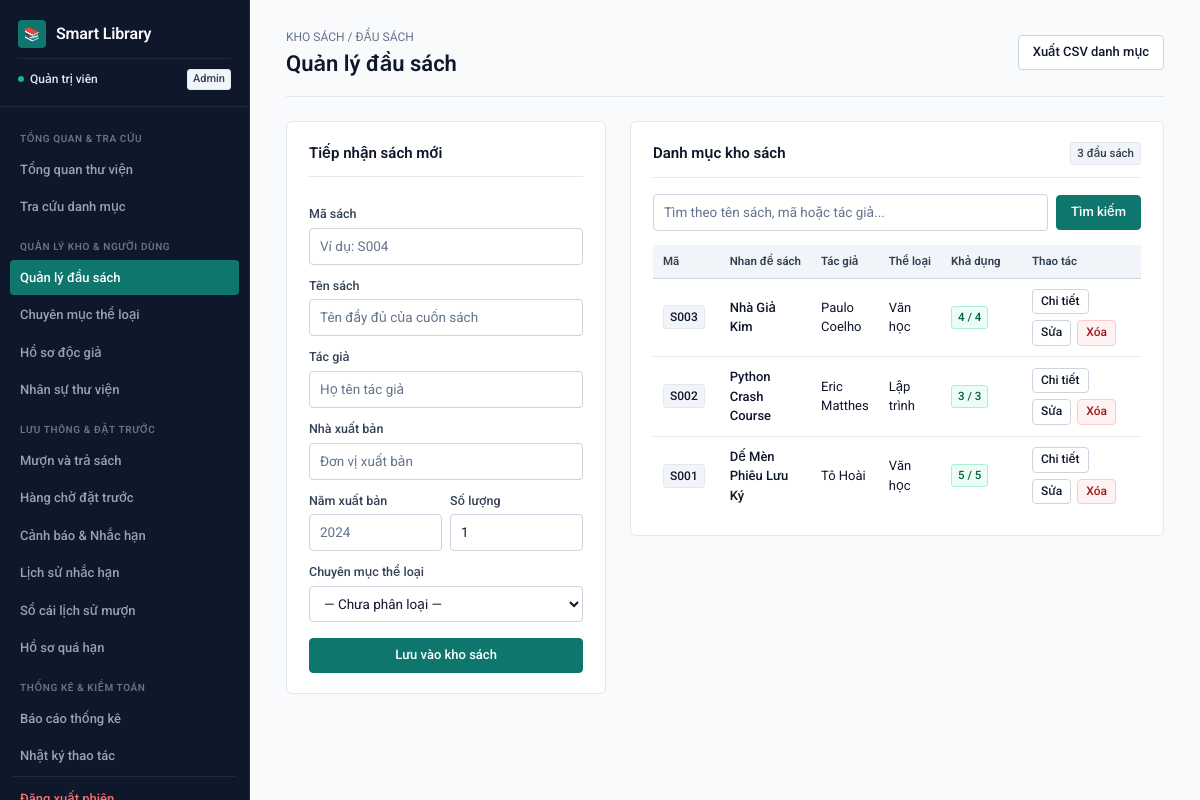
Before: /books (signed in) with the older database file.
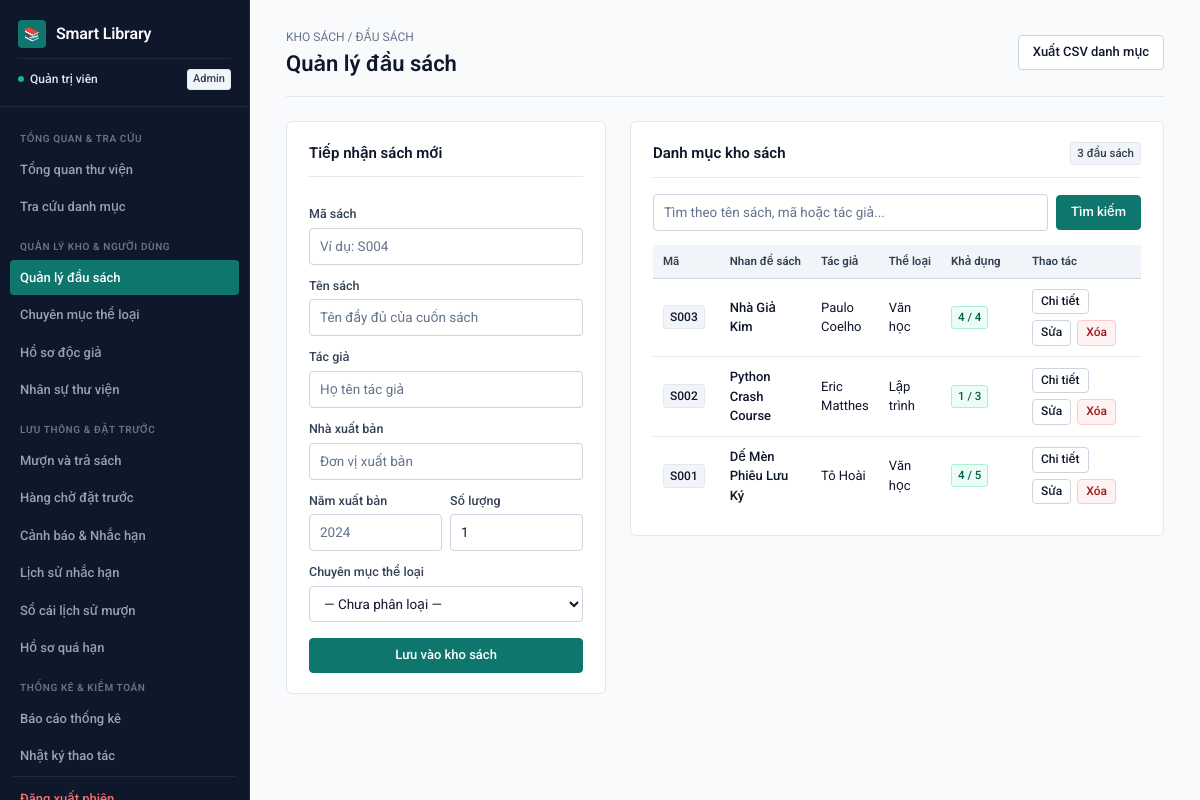
After: the same page with the newer database file.
### tables this page shows
CREATE TABLE books(
        id INTEGER PRIMARY KEY AUTOINCREMENT,
        code TEXT NOT NULL UNIQUE,
        title TEXT NOT NULL,
        author TEXT NOT NULL,
        publisher TEXT,
        year INTEGER,
        category_id INTEGER,
        quantity INTEGER NOT NULL DEFAULT 1,
        available INTEGER NOT NULL DEFAULT 1,
        FOREIGN KEY(category_id) REFERENCES categories(id) ON DELETE SET NULL
    );

CREATE TABLE categories(
        id INTEGER PRIMARY KEY AUTOINCREMENT,
        name TEXT NOT NULL UNIQUE,
        description TEXT
    );

### backend/routes/catalog.py (the view, shortened to what this page needs)
@app.route("/books", methods=["GET","POST"])
@login_required
def books():
    conn=db()
    q=request.args.get("q","").strip()
    if q:
        rows=conn.execute("""SELECT b.*,c.name category FROM books b LEFT JOIN categories c ON c.id=b.category_id
                             WHERE b.code LIKE ? OR b.title LIKE ? OR b.author LIKE ? ORDER BY b.id DESC""",
                          (f"%{q}%",f"%{q}%",f"%{q}%")).fetchall()
    else:
        rows=conn.execute("""SELECT b.*,c.name category FROM books b LEFT JOIN categories c ON c.id=b.category_id
                             ORDER BY b.id DESC""").fetchall()
    cats=conn.execute("SELECT * FROM categories ORDER BY name").fetchall()
    conn.close(); return render_template("books.html",books=rows,categories=cats,q=q)

### backend/api/common.py (called while the page is built)
@app.before_request
def protect_json_writes():
    if request.path.startswith("/api/") and request.method in ("POST", "PUT", "PATCH", "DELETE"):
        origin = request.headers.get("Origin")
        if origin:
            parsed = urlparse(origin)
            allowed = {"127.0.0.1", "localhost"}
            if parsed.hostname not in allowed or parsed.port not in (5001, 5173):
                return fail("Origin không hợp lệ.", 403)
        if not request.is_json:
            return fail("Yêu cầu JSON.", 415)

### backend/core.py (called while the page is built)
@app.context_processor
def inject():
    return {
        "logged_in": "employee_id" in session,
        "employee_name": session.get("employee_name"),
    }

### backend/database.py (called while the page is built)
def db():
    conn = sqlite3.connect(DB)
    conn.row_factory = sqlite3.Row
    conn.execute("PRAGMA foreign_keys=ON")
    return conn

### frontend/templates/admin/books.html (shortened to what this page needs)
{% extends 'base.html' %}
{% block content %}
<header class="page-header">
  <div>
    <div class="page-breadcrumb">KHO SÁCH / ĐẦU SÁCH</div>
    <h1>Quản lý đầu sách</h1>
  </div>
  <div class="actions">
    <a class="btn secondary" href="{{ url_for('export_csv', kind='books') }}">Xuất CSV danh mục</a>
  </div>
</header>
<div class="split-layout">
  <form method="post" class="panel sticky-col form-stack">
    <div class="panel-header">
      <h2>Tiếp nhận sách mới</h2>
    </div>
    <label>
      Mã sách
      <input name="code" class="mono" placeholder="Ví dụ: S004" required>
    </label>
    <label>
      Tên sách
      <input name="title" placeholder="Tên đầy đủ của cuốn sách" required>
    </label>
    <label>
      Tác giả
      <input name="author" placeholder="Họ tên tác giả" required>
    </label>
    <label>
      Nhà xuất bản
      <input name="publisher" placeholder="Đơn vị xuất bản">
    </label>
    <div style="display: grid; grid-template-columns: 1fr 1fr; gap: 8px;">
      <label>
        Năm xuất bản
        <input type="number" name="year" placeholder="2024">
      </label>
      <label>
        Số lượng
        <input type="number" name="quantity" min="1" value="1" required>
      </label>
    </div>
    <label>
      Chuyên mục thể loại
      <select name="category_id">
        <option value="">— Chưa phân loại —</option>
      </select>
    </label>
    <button style="margin-top: 4px;">Lưu vào kho sách</button>
  </form>
  <section class="panel">
    <div class="panel-header">
      <h2>Danh mục kho sách</h2>
      <span class="tag neutral">{{ books|length }} đầu sách</span>
    </div>
    <form method="get" class="filters" style="margin-bottom: 14px;">
      <input name="q" placeholder="Tìm theo tên sách, mã hoặc tác giả..." value="{{ q }}">
      <button>Tìm kiếm</button>
    </form>
    <div class="table-responsive">
      <table>
        <thead>
          <tr>
            <th style="width: 75px;">Mã</th>
            <th>Nhan đề sách</th>
            <th>Tác giả</th>
            <th>Thể loại</th>
            <th style="width: 100px;">Khả dụng</th>
            <th style="width: 190px;">Thao tác</th>
          </tr>
        </thead>
        <tbody>
          {% for b in books %}
          <tr>
            <td><span class="code-cell">{{ b.code }}</span></td>
            <td style="font-weight: 500;">{{ b.title }}</td>
            <td>{{ b.author }}</td>
            <td>{{ b.category or '—' }}</td>
            <td>
              <span class="tag {% if b.available == 0 %}bad{% endif %}">{{ b.available }} / {{ b.quantity }}</span>
            </td>
            <td>
              <div class="actions">
                <a class="btn secondary btn-sm" href="{{ url_for('book_detail', id=b.id) }}">Chi tiết</a>
                <a class="btn secondary btn-sm" href="{{ url_for('edit_book', id=b.id) }}">Sửa</a>
                <form method="post" action="{{ url_for('delete_book', id=b.id) }}" onsubmit="return confirm('Bạn có chắc muốn xóa đầu sách này?')">
                  <button class="danger btn-sm">Xóa</button>
                </form>
              </div>
            </td>
          </tr>
          {% else %}
          <tr>
            <td colspan="6" class="empty-state">Kho sách hiện đang trống.</td>
          </tr>
          {% endfor %}
        </tbody>
      </table>
    </div>
  </section>
</div>
{% endblock %}

Changed rows visible on the page:
changed books "Python Crash Course": available "3" → "1"
changed books "Dế Mèn Phiêu Lưu Ký": available "5" → "4"
